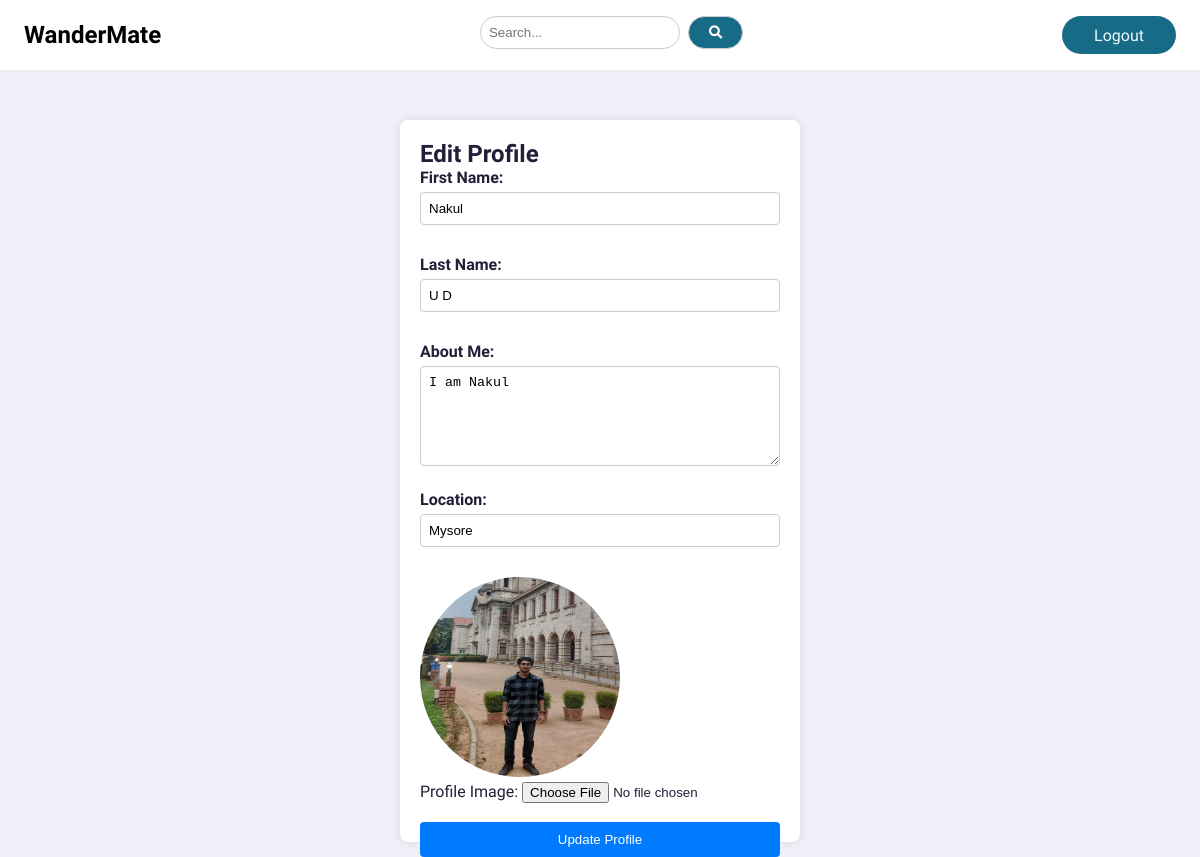
The page /settings/ (signed in) on the database its author committed.
### core/models.py (models this page shows, shortened)
class Profile(models.Model):
    user = models.ForeignKey(User, on_delete = models.CASCADE)
    fname = models.TextField(max_length = 30, blank = True)
    lname = models.TextField(max_length = 30, blank = True)
    id_user = models.IntegerField()
    bio = models.TextField(blank = True)
    profile_img = models.ImageField(upload_to = 'profile_images', default='defaultProfileImg.jpeg')
    location = models.CharField(max_length = 100, blank= True)
    otp_validated = models.BooleanField(default = False)
    is_preference_given = models.BooleanField(default=False)

### core/views.py (the view, shortened to what this page needs)
# urls.py: path('settings/',views.settings, name = "settings"),
@login_required(login_url='core:signinSignup')
def settings(request):
    user_profile = Profile.objects.get(user = request.user)
    return render(request,'settings.html',{'user_profile':user_profile})

### templates/settings.html (shortened to what this page needs)
{% extends "base.html" %}
{% load static %}
{% block content %}
<div class="settings-container">
    <h2>Edit Profile</h2>
    <form method="post" enctype="multipart/form-data" >
        <div class="settings-form-group">
            <label class = "setting-label" for="first_name">First Name:</label>
            <input type="text" value="{{user_profile.fname}}" id="first_name" name="first_name" required>
        </div>
        <div class="settings-form-group">
            <label class = "setting-label" for="last_name">Last Name:</label>
            <input type="text" value="{{user_profile.lname}}" id="last_name" name="last_name" >
        </div>
        <div class="settings-form-group">
            <label class = "setting-label" for="bio">About Me:</label>
            <textarea class="settings-text-area" id="bio" name="bio" required>{{user_profile.bio}}</textarea>
        </div>
        <div class="settings-form-group">
            <label class = "setting-label" for="location">Location:</label>
            <input type="text" id="location" value="{{user_profile.location}}" name="location" required>
        </div>
        <div class="form-group">
            {% if user_profile.profile_img %}
            <img src = "{{user_profile.profile_img.url}}" style="width:200px ; height: 200px; border-radius: 150px;" alt="">
            {% else %}
            <img src = "{% static 'image/defaultProfileImg.jpeg' %}" style="width:200px ; height: 200px; border-radius: 150px;" alt="">
            {% endif %}
            <label for="profile_image">Profile Image:</label>
            <input type="file" id="profile_image" value="{{user_profile.profile_img}}" name="profile_image" accept="image/*">
        </div>
        <br>
        <button type="submit" class="settings-btn">Update Profile</button>
    </form>
</div>
{% endblock %}

### static/css/style.css (style rules this page uses)
:root { --color-white: hsl(252, 30%, 100%); --color-light: hsl(252, 30%, 95%); --color-gray: hsl(252, 15%, 65%); --color-primary: #176B87; --color-secondary: hsl(252, 100%, 90%); --color-success: hsl(120, 95%, 65%); --color-danger: hsl(0, 95%, 65%); --color-dark: hsl(252, 30%, 17%); --color-black: hsl(252, 30%, 10%); --border-radius: 2rem; --card-border-radius: 1rem; --btn-padding: 0.6rem 2rem; --search-padding: 0.6rem 1rem; --card-padding: 1rem; --sticky-top-left: 5.4rem; --sticky-top-right: -18rem; }
*, *::before, *::after { margin: 0; padding: 0; outline: 0; box-sizing: border-box; text-decoration: none; list-style: none; border: none; }
body { font-family: 'Playpen Sans', cursive; color: var(--color-dark); background: var(--color-light); overflow-x: hidden; }
img { display: block; width: 100%; }
input[type="text"], select { width: calc(100% - 16px); padding: 8px; margin-bottom: 10px; border: 1px solid #ccc; border-radius: 4px; box-sizing: border-box; }
input[type="file"] { margin-top: 5px; }
button { background-color: #4CAF50; color: white; padding: 10px 20px; border: none; border-radius: 4px; cursor: pointer; float: right; }
.settings-container { max-width: 400px; margin: auto; background: #fff; padding: 20px; border-radius: 8px; box-shadow: 0 0 10px rgba(0, 0, 0, 0.1); margin-top: 120px; }
.settings-form-group { margin-bottom: 20px; }
.setting-label { display: block; margin-bottom: 5px; font-weight: bold; }
input[type="text"], .settings-text-area { width: 100%; padding: 8px; border: 1px solid #ccc; border-radius: 4px; box-sizing: border-box; }
.settings-text-area { height: 100px; }
.settings-btn { display: block; width: 100%; background: #007bff; color: #fff; padding: 10px; border: none; border-radius: 4px; cursor: pointer; }

### rows shown on the page
Profile: first_name "Nakul", last_name "U D", bio "I am Nakul", location "Mysore", profile_img (picture)
